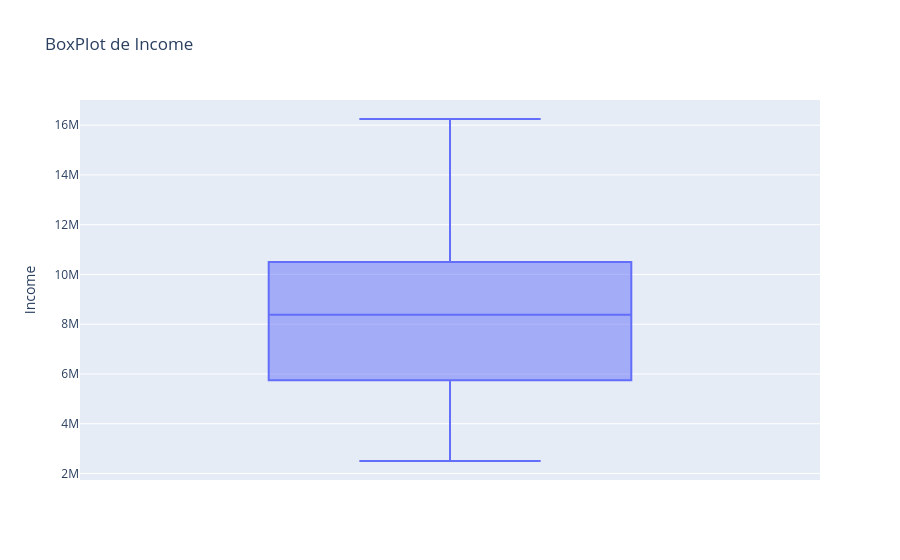

The notebook cell saved with this chart:
### Code cell
fig = px.box(df, y='Income', title='BoxPlot de Income')
fig.show()

### Figure 1 — Plotly figure (JSON) as saved in the notebook; plotly's stock layout.template omitted (floating-point values rounded to 4 significant figures; data arrays with more than 128 entries replaced by an {"elided": "..."} marker saying what was removed)
{"data": [{"alignmentgroup": "True", "hovertemplate": "Income=%{y}<extra></extra>", "legendgroup": "", "marker": {"color": "#636efa"}, "name": "", "notched": false, "offsetgroup": "", "orientation": "v", "showlegend": false, "type": "box", "x0": " ", "xaxis": "x", "y": {"elided": "164 float values"}, "y0": " ", "yaxis": "y"}], "layout": {"boxmode": "group", "legend": {"tracegroupgap": 0}, "title": {"text": "BoxPlot de Income"}, "xaxis": {"anchor": "y", "domain": [0, 1]}, "yaxis": {"anchor": "x", "domain": [0, 1], "title": {"text": "Income"}}}}
